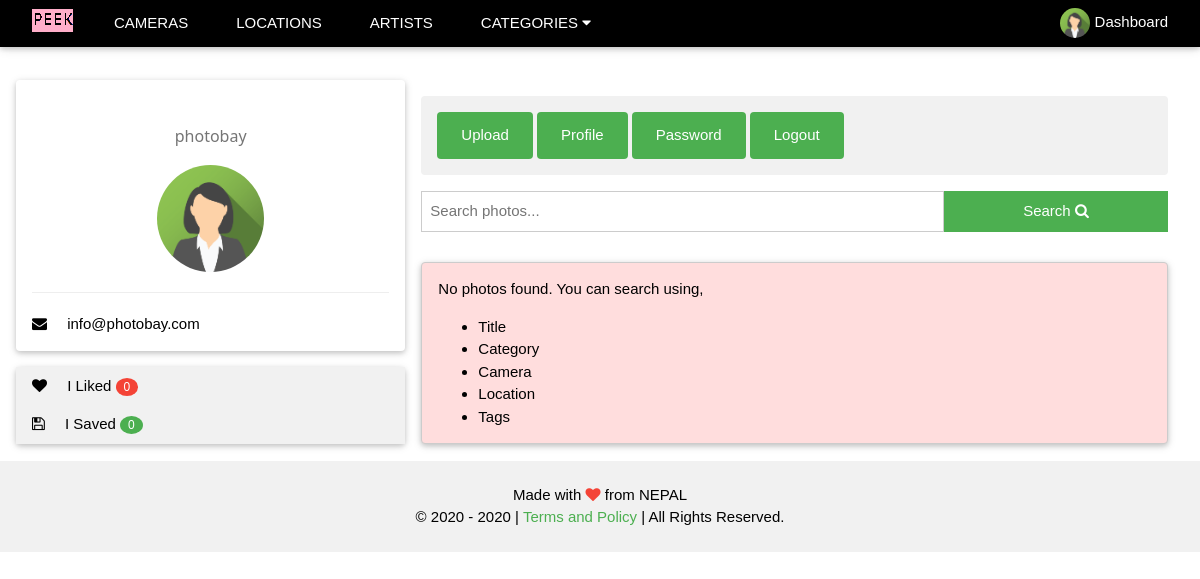
The app's page /dashboard/ (signed in) with its own data.
### users/models.py (models this page shows)
class UserProfile(AbstractUser):
    first_name = models.CharField(max_length=254)
    last_name = models.CharField(max_length=254)
    email = models.EmailField(max_length=254, unique=True)
    profile_picture = models.ImageField(blank=True, upload_to=upload_image_path)
    profession = models.CharField(max_length=254, blank=True)
    address = models.CharField(max_length=254, blank=True)
    dob = models.DateField(blank=True, null=True)
    donate = models.CharField(max_length=254, blank=True)
    fb_username = models.CharField(max_length=254, blank=True)
    tw_username = models.CharField(max_length=254, blank=True)
    in_username = models.CharField(max_length=254, blank=True)

### users/views.py (the view)
# urls.py: path('', dashboard_page_view, name='dashboard'),
@login_required() #completed
def dashboard_page_view(request):
    if 'search' in request.GET:
        search_term = request.GET.get('search')
        b_url = '?search=' + search_term + '&'
        photos_list = Photo.objects.filter(active=True).filter(user=request.user).filter(
                Q(title__icontains = search_term) |
                Q(tags__icontains = search_term) |
                Q(category__category__icontains = search_term) |
                Q(camera__camera__icontains = search_term) |
                Q(location__location__icontains = search_term)).order_by('-uploaded_on')
    else:
        b_url = '?'
        photos_list = Photo.objects.filter(active=True).filter(user=request.user).order_by('-uploaded_on')
    if photos_list.count() != 0:
        paginator = Paginator(photos_list, 6)
        if 'page' in request.GET:
            q = request.GET['page']
            if q is not None and q != '' and q != '0':
                page_number = request.GET.get('page')
            else:
                page_number = 1
        else:
            page_number = 1
        data = paginator.get_page(page_number)
        return render(request, 'users/user.html', {'data' : data, 'base_url' : b_url})
    else:
        return render(request, 'users/user.html', {'no_posts_found' : True})

### photos/context_processors.py (called while the page is built)
def category(request):
    cats = Category.objects.all().order_by('category')
    return {'cat_menu' : cats}

### photos/models.py (called while the page is built)
    def __str__(self):
        return self.category

### templates/users/user.html (shortened to what this page needs)
{% extends 'base.html' %} {% load static %}
{% block content %}
<div class="w3-container w3-content" style="max-width:1400px;margin-top:80px">
  {% include 'users/sidebar.html' %}
  <div class="w3-col s12 m12 l8">
    <div class="w3-container w3-round w3-light-grey w3-margin">
      <a href="{% url 'upload' %}" class="w3-button w3-section w3-hover-red w3-mobile w3-round w3-padding-large w3-green">Upload</a>
      <a href="{% url 'edit_profile' %}" class="w3-button w3-section w3-hover-red w3-mobile w3-round w3-padding-large w3-green">Profile</a>
      <a href="{% url 'change_password' %}" class="w3-button w3-section w3-hover-red w3-mobile w3-round w3-padding-large w3-green">Password</a>
      <a href="{% url 'logout' %}" class="w3-button w3-section w3-hover-red w3-mobile w3-round w3-padding-large w3-green">Logout</a>
    </div>
  <div class="w3-container" style="margin-bottom: 30px;">
    <form action="." method="get">
      <input type="search" name="search" class="w3-input w3-left w3-border" placeholder="Search photos..." style="width:70%; outline:none;" required {% if request.GET.search %}value="{{ request.GET.search }}"{% endif %}>
      <button class="w3-button w3-green w3-right w3-hover-red" type="submit" style="width:30%; height:41px; outline:none;">Search <i class="fa fa-search"></i></button>
    </form>
  </div>
  {% if no_posts_found %}
    <div class="w3-container w3-card w3-round w3-border w3-pale-red w3-margin">
      <p>No photos found. You can search using,
        <ul>
          <li>Title</li>
          <li>Category</li>
          <li>Camera</li>
          <li>Location</li>
          <li>Tags</li>
        </ul>
      </p>
    </div>
  {% endif %}
</div>
</div>
{% endblock %}

### templates/users/sidebar.html (shortened to what this page needs)
{% load static %}
<div class="w3-col s12 m12 l4">
  <div class="w3-container w3-card w3-round">
    <h4 class="w3-center">{{ request.user.first_name }} {{ request.user.last_name }}<br><small class="w3-text-grey">{{ request.user.username }}</small></h4>
    {% if request.user.profile_picture %}
      <p class="w3-center"><img src="{{ request.user.profile_picture.url }}" class="w3-circle" style="width:30%"></p>
    {% else %}
      <p class="w3-center"><img src="{% static 'images/user_blank.png' %}" class="w3-circle" style="width:30%"></p>
    {% endif %}
    <hr/>
    <p><i class="fa fa-envelope w3-margin-right"></i> {{ request.user.email }}</p>
  </div>
  <div class="w3-card w3-round w3-section">
    <button style="outline:none;" onclick="user_acc('liked')" class="w3-button w3-block w3-left-align w3-light-grey"><i class="fa fa-heart w3-margin-right"></i> I Liked <span class="w3-circle w3-small w3-badge w3-red">{{ request.user.like_set.count }}</span></button>
    <button style="outline:none;" onclick="user_acc('saved')" class="w3-button w3-block w3-left-align w3-light-grey"><i class="fa fa-save w3-margin-right"></i> I Saved <span class="w3-circle w3-small w3-badge w3-green">{{ request.user.save_set.count }}</span></button>
  </div>
</div>

### static/css/w3.css (style rules this page uses)
html { box-sizing:border-box }
*,*:before,*:after { box-sizing:inherit }
html { -ms-text-size-adjust:100%;-webkit-text-size-adjust:100% }
body { margin:0 }
a { background-color:transparent }
small { font-size:80% }
img { border-style:none }
hr { box-sizing:content-box;height:0;overflow:visible }
button,input,select,textarea,optgroup { font:inherit;margin:0 }
button,input { overflow:visible }
button,select { text-transform:none }
button,[type=button],[type=reset],[type=submit] { -webkit-appearance:button }
[type=search] { -webkit-appearance:textfield;outline-offset:-2px }
html,body { font-family:Verdana,sans-serif;font-size:15px;line-height:1.5 }
html { overflow-x:hidden }
h4 { font-size:20px }
h1,h2,h3,h4,h5,h6 { font-family:"Segoe UI",Arial,sans-serif;font-weight:400;margin:10px 0 }
hr { border:0;border-top:1px solid #eee;margin:20px 0 }
img { vertical-align:middle }
a { color:inherit }
.w3-btn,.w3-button { border:none;display:inline-block;padding:8px 16px;vertical-align:middle;overflow:hidden;text-decoration:none;color:inherit;background-color:inherit;text-align:center;cursor:pointer;white-space:nowrap }
.w3-btn,.w3-button { -webkit-touch-callout:none;-webkit-user-select:none;-khtml-user-select:none;-moz-user-select:none;-ms-user-select:none;user-select:none }
.w3-badge,.w3-tag { background-color:#000;color:#fff;display:inline-block;padding-left:8px;padding-right:8px;text-align:center }
.w3-badge { border-radius:50% }
.w3-input { padding:8px;display:block;border:none;border-bottom:1px solid #ccc;width:100% }
.w3-block { display:block;width:100% }
.w3-container:after,.w3-container:before,.w3-panel:after,.w3-panel:before,.w3-row:after,.w3-row:before,.w3-row-padding:after,.w3-row-padding:before, .w3-cell-row:before,.w3-cell-row:after,.w3-clear:after,.w3-clear:before,.w3-bar:before,.w3-bar:after { content:"";display:table;clear:both }
.w3-col,.w3-half,.w3-third,.w3-twothird,.w3-threequarter,.w3-quarter { float:left;width:100% }
.w3-col.s12 { width:99.99999% }
@media (min-width:601px) { .w3-col.m12 { width:99.99999% } }
@media (min-width:993px) { .w3-col.l4 { width:33.33333% } }
@media (min-width:993px) { .w3-col.l8 { width:66.66666% } }
.w3-content,.w3-auto { margin-left:auto;margin-right:auto }
.w3-content { max-width:980px }
.w3-circle { border-radius:50% }
.w3-round,.w3-round-medium { border-radius:4px }
.w3-container,.w3-panel { padding:0.01em 16px }
.w3-card,.w3-card-2 { box-shadow:0 2px 5px 0 rgba(0,0,0,0.16),0 2px 10px 0 rgba(0,0,0,0.12) }
.w3-small { font-size:12px!important }
.w3-left-align { text-align:left!important }
.w3-center { text-align:center!important }
.w3-border { border:1px solid #ccc!important }
.w3-section,.w3-code { margin-top:16px!important;margin-bottom:16px!important }
.w3-margin { margin:16px!important }
.w3-margin-right { margin-right:16px!important }
.w3-padding-large { padding:12px 24px!important }
.w3-left { float:left!important }
.w3-right { float:right!important }
.w3-green,.w3-hover-green:hover { color:#fff!important;background-color:#4CAF50!important }
.w3-red,.w3-hover-red:hover { color:#fff!important;background-color:#f44336!important }
.w3-light-grey,.w3-hover-light-grey:hover,.w3-light-gray,.w3-hover-light-gray:hover { color:#000!important;background-color:#f1f1f1!important }
.w3-pale-red,.w3-hover-pale-red:hover { color:#000!important;background-color:#ffdddd!important }
.w3-text-grey,.w3-hover-text-grey:hover,.w3-text-gray,.w3-hover-text-gray:hover { color:#757575!important }

### records on screen
UserProfile: user.username "photobay", user.email "info@photobay.com", user.like_set.count "0", user.save_set.count "0"
